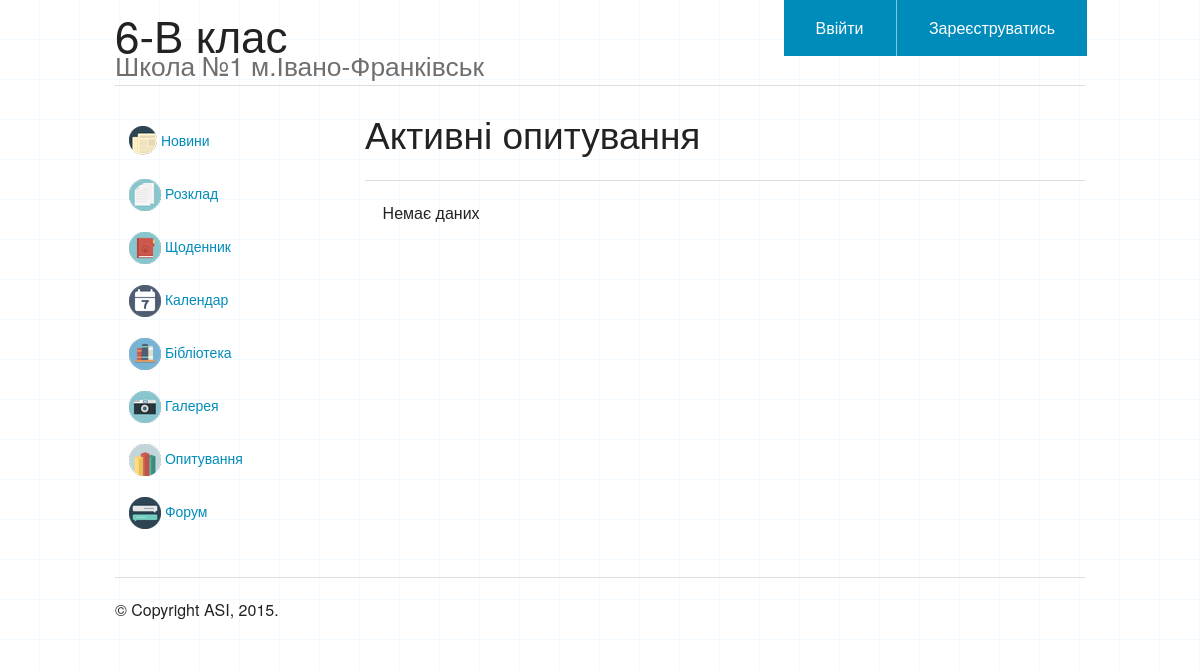
Before: /vote/ with the older database file.
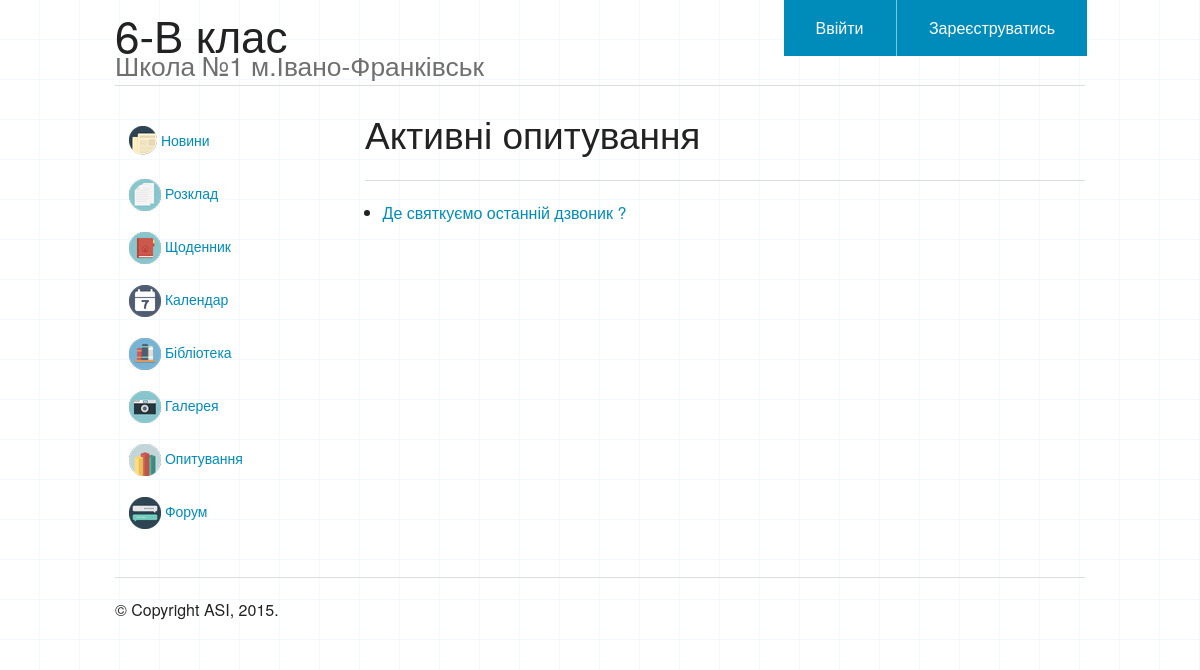
After: the same page with the newer database file.
### vote/models.py (models this page shows, shortened)
class Vote(models.Model):
    status_choices = (
                      (0, "Неактивний"),
                      (1, "Активний"),
                      )
    title = models.CharField(max_length=200, verbose_name="Назва")
    description = models.CharField(max_length=200, verbose_name="Опис", blank=True)
    status = models.IntegerField(default=1, choices=status_choices, verbose_name="Статус")
    user = models.ForeignKey(User, verbose_name="Автор")
    timestamp = models.DateTimeField(auto_now_add=True)
    class Meta:
        ordering = ["title"]

### vote/views.py (the view)
def votes(request):
    votes = Vote.objects.filter(status=1)
    context = {"dataset": votes}
    return render(request, "vote/votes.html", context)

### vote/templates/vote/votes.html
{% extends "base/base.html" %}
{% block content %}
<h2>Активні опитування</h2>
<hr>
<ul>
{% if dataset %}
	{% for row in dataset %}
		<li>
			<a href=./{{ row.id }}/>{{ row.title }}</a>
		</li>
	{% endfor%}
{% else %}
	<p>Немає даних</p>
{% endif %}
</ul>
{% endblock %}

Changed rows visible on the page:
added Vote: title "Де святкуємо останній дзвоник ?"
Other visible differences:
text no longer shown: "Немає даних"
